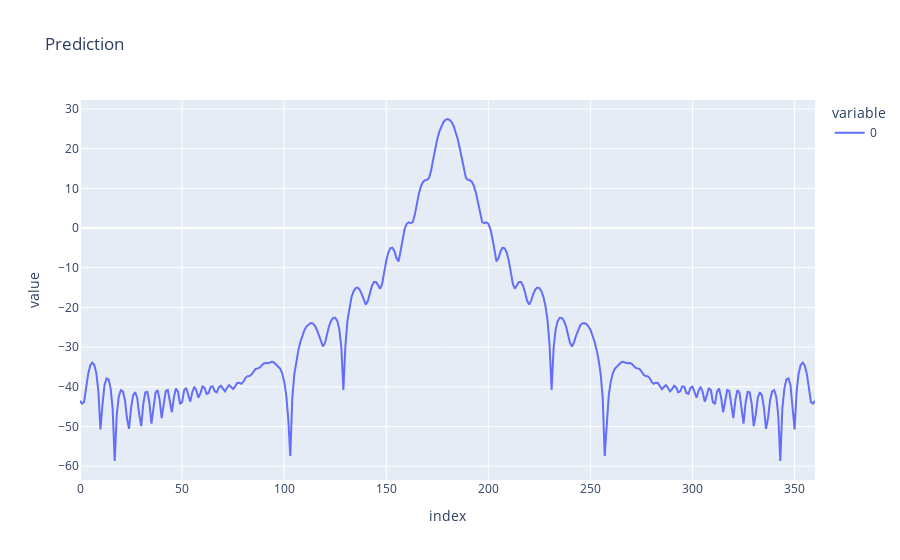

Notebook code cell kept with this figure:
### Code cell
import plotly.express as px
import plotly.graph_objects as go
AntennaDatasets.set_global_random_seed(42)
dataset = load_serialized_dataset('CircularHornDataset1_Val')
#dataset = load_serialized_dataset('PatchAntennaDataset2')

from ssapp.Utils import get_single_dataset_example

mag = lambda a,b: 20*np.log10(np.sqrt(a**2+b**2))
#mag = lambda a,b: (np.sqrt(a**2+b**2))
params, fields = get_single_dataset_example(dataset)
print(params)

pred = model(fields).detach()

plt.plot(mag(fields[0,:,0,0],fields[0,:,0,1]),label = 'Truth')
plt.plot(mag(pred[0,:,0,0],pred[0,:,0,1]),label = 'Prediction')
plt.legend()
plt.figure()
plt.plot(mag(fields[0,:,0,2],fields[0,:,0,3]),label = 'Truth')
plt.plot(mag(pred[0,:,0,2],pred[0,:,0,3]),label = 'Prediction')
plt.legend()
plt.figure()
print(model.var_encode_sample(fields))




fig = px.line(mag(fields[0,:,0,0],fields[0,:,0,1]),title = 'Prediction')

fig.show()

### Figure 1 — Plotly figure (JSON) as saved in the notebook; plotly's stock layout.template omitted (floating-point values rounded to 4 significant figures; data arrays with more than 128 entries replaced by an {"elided": "..."} marker saying what was removed)
{"data": [{"hovertemplate": "variable=0<br>index=%{x}<br>value=%{y}<extra></extra>", "legendgroup": "0", "line": {"color": "#636efa", "dash": "solid"}, "marker": {"symbol": "circle"}, "mode": "lines", "name": "0", "orientation": "v", "showlegend": true, "type": "scatter", "x": {"elided": "361 int values"}, "xaxis": "x", "y": {"elided": "361 float values"}, "yaxis": "y"}], "layout": {"legend": {"title": {"text": "variable"}, "tracegroupgap": 0}, "title": {"text": "Prediction"}, "xaxis": {"anchor": "y", "domain": [0, 1], "title": {"text": "index"}}, "yaxis": {"anchor": "x", "domain": [0, 1], "title": {"text": "value"}}}}
